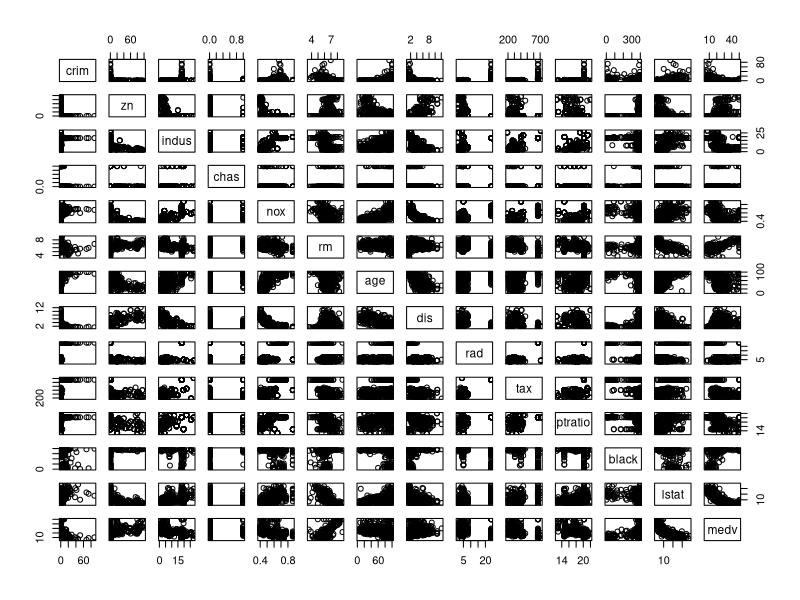
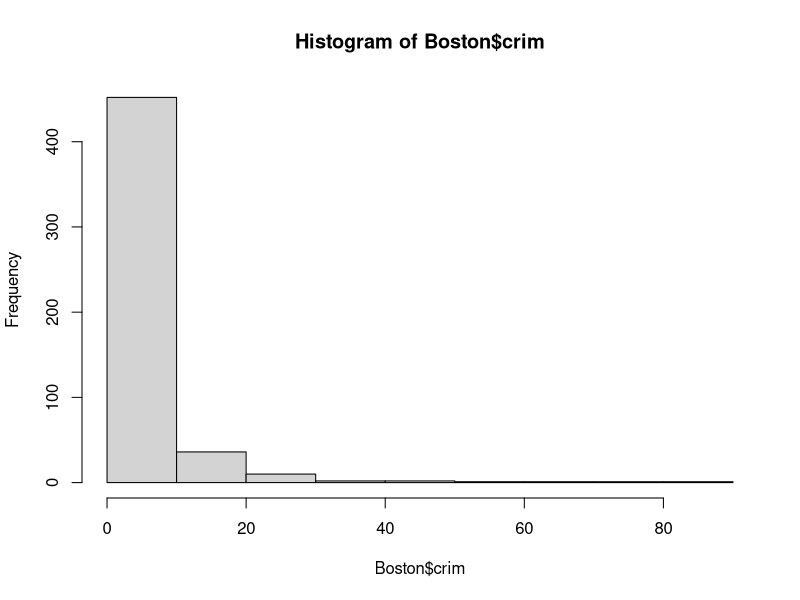
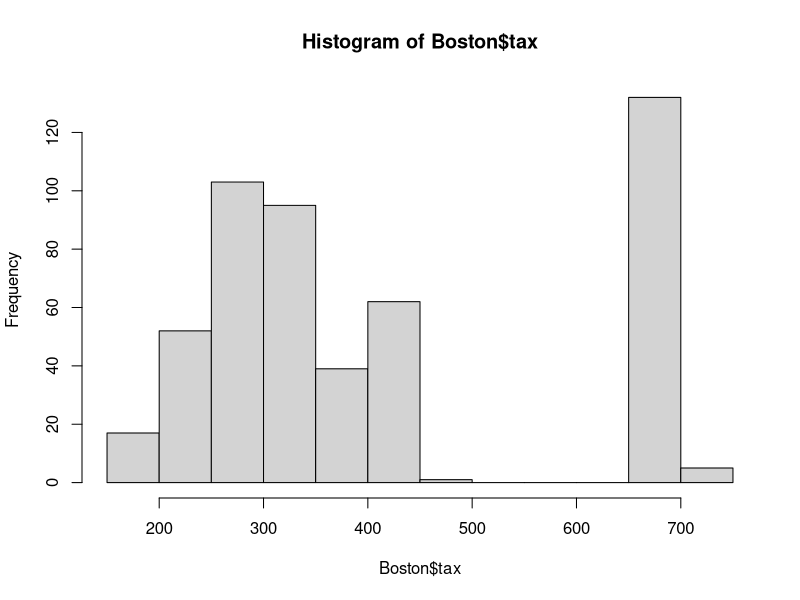
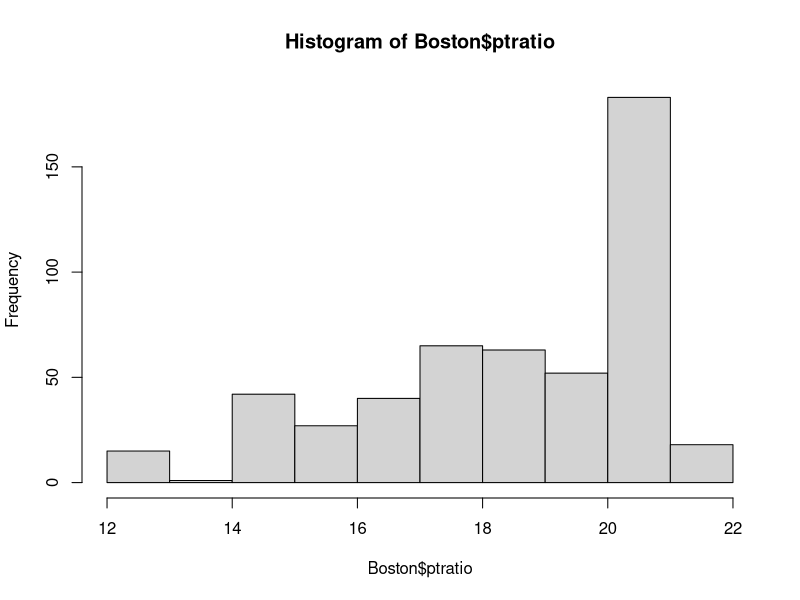
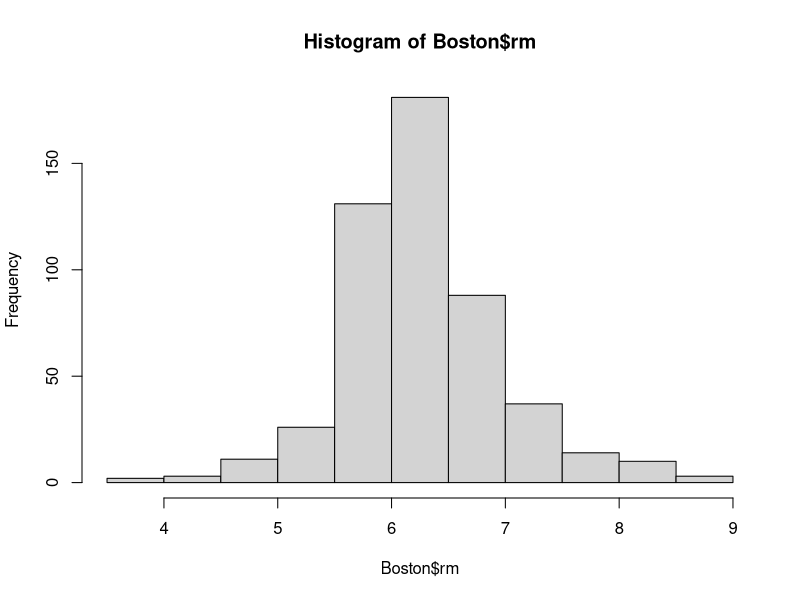

Reproduce these figures in R, in order.
library(MASS)

#(3a) rows, columns, dataset representation
nrow(Boston)
ncol(Boston)
summary(Boston)

#(3b) make some pairwise prediction
pairs(Boston)

#3(c) Are any of the predictors associated with per capita crime rate?If so, explain the relationship.
Boston.corr = cor(Boston)
Boston.corr.crim = Boston.corr[-1,1]
print(
  Boston.corr.crim[order(abs(Boston.corr.crim), decreasing = T)]
)


#3(d)d) Do any of the suburbs of Boston appear to have particularly high crime rates? Tax rates? Pupil-teacher ratios? Comment on the range of each predictor.
hist(Boston$crim)
length(Boston$crim[Boston$crim>20])

hist(Boston$tax)
length(Boston$tax[Boston$tax>500])

hist(Boston$ptratio)
length(Boston$ptratio[Boston$ptratio>20])

#3(e) How many of the suburbs in this data set bound the Charles river?
table(Boston$chas)

#3f) What is the median pupil-teacher ration among the towns in this data set?
median(Boston$ptratio)

#3(g)
subs.lw = which(Boston$medv<median(Boston$medv))
print(subs.lw)

#3(h)
hist(Boston$rm)
length(Boston$rm[Boston$rm>7])
length(Boston$rm[Boston$rm>8])
Boston[Boston$rm>8 & Boston$medv<30, ]